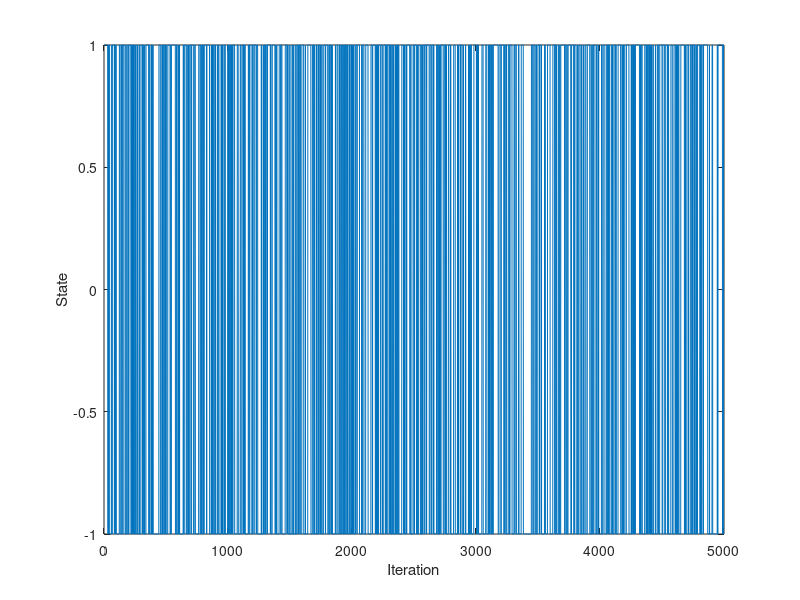

Source code (MATLAB): (Note: this script raises an error after producing the figure.)
%
% Time series analysis
% Computer exercise 3  X
%
%
clear; 
close all;
% addpath('functions', '/data')     % Add this line to update the path
addpath('../functions', '../data')     % Add this line to update the path (Hanna)

%% Prep 1 - Kalman

% The Kalman filter

% Simulate N samples of a process to test our code
N = 1000;
A_sim = [1 -1.79 0.84];
e = 0.1*randn(N,1);
y = filter(A_sim, 1, e); % y is our simulated data (tested via pzmap that we got the poles in the right places)

% Define the state space equations
A = eye(2);
Re = [1e-6 0; 0 1e-6];      % State covariance matrix (We suspect zero values for parameters that don't change over time)
Rw = 1;                     % Observation variance, we think 0 for simulated data

% Set some initial values
xt_t1 = [0 0]'; % Initial state values: m0, expected value of x1 (WE CHANGED FROM xtt_1)
Rxx_1 = 10 * eye(2); % Initial state variance: Var X1, large V0 --> small trust in initial values

% Vectors to store values in
Xsave = zeros(2,N); % Stored states: For an AR(2) we have two hidden states, a1 and a2
ehat = zeros(1,N); % Prediction residual
yt1 = zeros(1,N); % One step prediction
yt2 = zeros(1,N); % Two step prediction

% The filter uses data up to time t-1 to predict value at t, then update
% using the prediction error. We start from t = 3, because we don't have
% the y values for t-3. We also stop at N - 2 as we don't have the true
% y-values for e.g. N + 1. 

for t=3:N-2
    Ct = [-y(t-1) -y(t-2)]; % C_{t | t-1}
    yhat(t) = Ct * xt_t1; % y_t{t | t-1}
    ehat(t) = y(t) - yhat(t); % e_t = y_t - y_{t | t-1}

    % Update
    Ryy = Ct * Rxx_1 * Ct' + Rw; % R^{yy}_{t | t-1}
    Kt = Rxx_1 * Ct' / Ryy; % K_t = Rxx{t| t-1} * Ct' * Ryy{t | t-1}
    xt_t = xt_t1 + Kt*ehat(t); %x_{t | t}
    Rxx = Rxx_1 - Kt * Ct * Rxx_1; % R^{xx}_{t | t}

    % Predict the next state
    xt_t1 = A * xt_t; % x_{t+1 | t}, don't forget to add B and U if needed
    Rxx_1 = A * Rxx * A' + Re; % R^{xx}_{t+1 | t}

    Xsave(:,t) = xt_t;

end

%% Prep 2 - Markov chain
clc;
close all;

% Simulate u_t where u_t is a Markov chain

% Define transition probabilities
p11 = 7/8;
p22 = 7/8;
p12 = 1/8;
p21 = 1/8; 

% Set number of interations
n = 5000;

% Preallocate a vector to store the states of the chain
u = zeros(1,n);

%Initialize state of the chain
state = 1;

% Simulate the chain
for t = 1:n
    u(t) = state; 

    % Draw a random number 
    r = rand();

    % Given state 1, transition to state 1 with prob p11
    % Given state 1, transition to state 2 with prob p12
    if state == 1 && r < p11
        state = 1; 
    elseif state == 1 && r >= p11
        state = -1;

    % Given state 2, transition to state 1 with prob p21
    % Given state 2, transition to state 2 with prob p22
    elseif state == -1 && r < p21
        state = 1;
    elseif state == -1 && r >= p21
        state = -1;

    end
end

% Plot state of chain at each iteration
plot(u)
xlabel('Iteration')
ylabel('State')

%% 2.1.1 Recursive least squares

load tar2.dat %AR(2) with one time-dependent param and one constant

load thx.dat %The correct parameter trajectories

figure(1);
subplot(211);
plot(tar2)
subplot(212);
plot(thx);


%% 2.1.2 Recursive estimation of A(z)
clc; 
close all; 


X = recursiveAR(2); %Already implemented algorithm recursive AR
X.ForgettingFactor = 0.9; %Setting values for parts of the algo, lambda here
X.InitialA = [1 0 0]; %Initial values of A here

for kk=1:length(tar2)
    [Aest(kk,:), yhat(kk)] = step(X, tar2(kk));
end

%Testing different values for lamdba and plotting the result -- lambda 0.9
%seems to be the best, but very volatile estimate. 

%Question: Why do we get a lower value with lambda 1 than what we should
%expect? 
figure(1);
subplot(211);
plot(Aest(:,2:3))
subplot(212);
plot(thx);

%% 2.1.3 Finding optimal lambda via least squares
clc; 
close all;

n = 100;
lambda_line = linspace(0.85,1,n); %Creating a row vector of n different lambdas between 0.85 and 1
ls2 = zeros(n,1); %Initial ls estimator
yhat = zeros(n,1); %Storage for yhat

for i = 1:length(lambda_line) %Re-run the algorithm for all different lambda estimates
    reset(X);
    X.ForgettingFactor = lambda_line(i);
    X.InitialA = [1 0 0];
    for kk = 1:length(tar2)
        [~, yhat(kk)] = step(X,tar2(kk)); 
    end
    ls2(i) = sum((tar2-yhat).^2); %Saving the least square term for each lambda

end

plot(lambda_line,ls2) %The best lambda will have the lowest ls2 value
[minls2, minindex] = min(ls2);
minlambda = lambda_line(minindex)

%% 2.2 Kalman filtering of time series
clc; 
close all;

% The Kalman filter
N = length(tar2);
y = tar2;

% Define the state space equations
A = eye(2);
Re = [0.004 0; 0 0]; % State covariance matrix (zero values for parameters that don't change over time)
Rw = 1; % Observation variance, we think 0 for simulated data

% Set some initial values
xt_t1 = [0 0]'; % Initial state values: m0, expected value of x1 (WE CHANGED FROM xtt_1)
Rxx_1 = 10 * eye(2); % Initial state variance: Var X1, large V0 --> small trust in initial values

% Vectors to store values in
Xsave = zeros(2,N); % Stored states: For an AR(2) we have two hidden states, a1 and a2
ehat = zeros(1,N); % Prediction residual
yt1 = zeros(1,N); % One step prediction
yt2 = zeros(1,N); % Two step prediction

% The filter uses data up to time t-1 to predict value at t, then update
% using the prediction error. We start from t = 3, because we don't have
% the y values for t-3. We also stop at N - 2 as we don't have the true
% y-values for e.g. N + 1. 

for t=3:N %Note that we're not using N-2 here. Why? 
    Ct = [-y(t-1) -y(t-2)]; % C_{t | t-1}
    yhat(t) = Ct * xt_t1; % y_t{t | t-1}
    ehat(t) = y(t) - yhat(t); % e_t = y_t - y_{t | t-1}

    % Update
    Ryy = Ct * Rxx_1 * Ct' + Rw; % R^{yy}_{t | t-1}
    Kt = Rxx_1 * Ct' / Ryy; % K_t = Rxx{t| t-1} * Ct' * Ryy{t | t-1}
    xt_t = xt_t1 + Kt*ehat(t); %x_{t | t}
    Rxx = Rxx_1 - Kt * Ct * Rxx_1; % R^{xx}_{t | t}

    % Predict the next state
    xt_t1 = A * xt_t; % x_{t+1 | t}, don't forget to add B and U if needed
    Rxx_1 = A * Rxx * A' + Re; % R^{xx}_{t+1 | t}

    Xsave(:,t) = xt_t;

end

figure(1);
subplot(211);
plot(Xsave')
subplot(212);
plot(thx);

%% 2.3 Using Kalman filter for 2-step prediction
close all;

% Simulating data
rng(0);
N = 10000;
ee = 0.1*randn(N,1);
A0 = [1 -0.8 0.2];
y = filter(1, A0, ee);

% Define the state space equations.
A = eye(2);
Re = [1e-6 0; 0 1e-6];
Rw = .10; %We got a better predictions with Rw = 1 and 10. 

% Set some initial values
xt_t1 = [0 0]'; % Initial state values: m0, expected value of x1 (WE CHANGED FROM xtt_1)
Rxx_1 = 10 * eye(2); % Initial state variance: Var X1, large V0 --> small trust in initial values

% Vectors to store values in
Xsave = zeros(2,N); % Stored states: For an AR(2) we have two hidden states, a1 and a2
ehat = zeros(1,N); % Prediction residual
yt1 = zeros(1,N); % One step prediction
yt2 = zeros(1,N); % Two step prediction

% The filter uses data up to time t-1 to predict value at t, then update
% using the prediction error. We start from t = 3, because we don't have
% the y values for t-3. We also stop at N - 2 as we don't have the true
% y-values for e.g. N + 1. 

for t=3:N-2 %Why N-2 and not -1?
    Ct = [-y(t-1) -y(t-2)]; % C_{t | t-1}
    yhat(t) = Ct * xt_t1; % y_t{t | t-1}
    ehat(t) = y(t) - yhat(t); % e_t = y_t - y_{t | t-1}

    % Update
    Ryy = Ct * Rxx_1 * Ct' + Rw; % R^{yy}_{t | t-1}
    Kt = Rxx_1 * Ct' / Ryy; % K_t = Rxx{t| t-1} * Ct' * Ryy{t | t-1}
    xt_t = xt_t1 + Kt*ehat(t); %x_{t | t}
    Rxx = Rxx_1 - Kt * Ct * Rxx_1; % R^{xx}_{t | t}

    % Predict the next state
    xt_t1 = A * xt_t; % x_{t+1 | t}, don't forget to add B and U if needed
    Rxx_1 = A * Rxx * A' + Re; % R^{xx}_{t+1 | t}

    % Form 2-step prediction
    Ct1 = [-y(t) -y(t-1)]; % C_{t+1 | t}
    yt1(t+1) = Ct1 * xt_t; % y_{t+1 | t} = C_{t+1|t} x_{t|t}, %this holds as 
    % x_t is assumed to be constant over time, 
    % i.e. the parameters are not changing in this case

    Ct2 = [-yt1(t+1) -y(t)]; %C_{t+2 | t} %Why does this work - having yt1 here?
    yt2(t+2) = Ct2 * xt_t; % y_{t+2|t} = C_{t+2|t} x_{t|t}
    

    Xsave(:,t) = xt_t;

end

figure(1)
plot(y(end-100-2:end-2))
hold on
plot(yt1(end-100-1:end-1),'g')
plot(yt2(end-100:end),'r')
hold off
legend('y', 'k=1', 'k=2')

figure(2)
plot(Xsave')

%Compute sum of ehat for last 200 samples, why not all? 
sum(ehat(end-200:end))
ehat1 = y(2:end)' - yt1(1:end-1);
ehat2 = y(3:end)' - yt2(1:end-2);
ehat1_sumsq = sum(ehat1(end-200:end).^2)
ehat2_sumsq = sum(ehat2(end-200:end).^2)

%% 2.4 Quality control of a process - simulate the process

% Initial values
b = 20;
sigma2e = 1;
sigma2v = 4;
N = 5000;
rng(0);

% Simulate x as an AR(1)
e = sqrt(sigma2e)*randn(N,1);
A = [1 -1];
x = filter(1, A, e);

% Simulate y = x + bu + v
v = sqrt(sigma2v)*randn(N,1);
y = zeros(N,1);

for t = 1:N
    y(t) = x(t) + b*u(t) + v(t);
end

%% 2.4 Continued, find x and b

% Define the state space equations.
A = eye(2);
Re = [1e-2 0; 0 0];
Rw = 1; 

% Set some initial values
xt_t1 = [0 15]'; % Initial state values
Rxx_1 = 10 * eye(2); % Initial state variance: Var X1, large V0 --> small trust in initial values

% Vectors to store values in
Xsave = zeros(2,N); % Stored states: For an AR(2) we have two hidden states, a1 and a2
ehat = zeros(1,N); % Prediction residual

for t=1:N
    Ct = [1 u(t)]; % C_{t | t-1}
    yhat(t) = Ct * xt_t1; % y_t{t | t-1} SHOULD WE INCORPORATE Vt?
    ehat(t) = y(t) - yhat(t); % e_t = y_t - y_{t | t-1}

    % Update
    Ryy = Ct * Rxx_1 * Ct' + Rw; % R^{yy}_{t | t-1}
    Kt = Rxx_1 * Ct' / Ryy; % K_t = Rxx{t| t-1} * Ct' * Ryy{t | t-1}
    xt_t = xt_t1 + Kt*ehat(t); %x_{t | t}
    Rxx = Rxx_1 - Kt * Ct * Rxx_1; % R^{xx}_{t | t}

    % Predict the next state
    xt_t1 = A * xt_t; % x_{t+1 | t}, don't forget to add B and U if needed
    Rxx_1 = A * Rxx * A' + Re; % R^{xx}_{t+1 | t}
    
    Xsave(:,t) = xt_t;

end

figure(1);
subplot(211);
plot(Xsave')
subplot(212);
plot(x);
yline(b);

%% 2.5 Recursive temperature modelling - Plot the data
close all;
clc;
clear;

load svedala94.mat

% Plot the data
figure(1)
y = svedala94;
plot(y)
figure(2)
y = svedala94;
T1 = linspace(datenum(1994,1,1),datenum(1994,12,31), length(svedala94)); % Get months on x-axis
plot(T1,y);
datetick('x');
title('Raw data')

%% 2.5.1 Recursive temperature modelling - Differentiate
close all; 

% Remove seasonality
D = [1 zeros(1,5) -1];
y_d = filter(D, 1, y); % Differentiate temperature with nabla 6
y_d = y_d(length(D):end); % Remove initial samples
T = linspace(datenum(1994,1,1),datenum(1994,12,31),length(y_d)); % Get months for x-axis

%Plot the data
figure(2)
plot(T,y_d)
datetick('x');
title('Differentiated data')

%% 2.5.2 Recursive temperature modelling - Fit ARMA
close all; 

% Fit ARMA(2,2) Do this for (i) entire year, (ii) January to March, (iii) June to August 
th = armax(y_d ,[2 2]);
th_winter = armax( y_d(1:540) ,[2 2]);
th_summer = armax( y_d(907:1458) ,[2 2]);

present(th)
present(th_winter)
present(th_summer) % Ma(2) not significant, much higher FPE

%% 2.5.3 recursiveARMA

% Polynomials from 2.5.2 
X = recursiveARMA([2 2]);
X.InitialA = [1 th_winter.A(2:end)];        % Use the parameters from winter as initial guess
X.InitialC = [1 th_winter.C(2:end)];        % Use the parameters from winter as initial guess
X.ForgettingFactor = 0.99;
for k=1:length( y_d )
    [Aest(k,:) ,Cest(k,:) ,yhat(k)] = step( X, y_d(k) );
end

subplot 311
plot(T1, svedala94 );
datetick( 'x')
subplot 312
plot(Aest(: ,2:3))
hold on
plot(repmat(th_winter.A(2:end),[length(y_d) 1]),'g:'); 
plot(repmat(th_summer.A(2:end),[length(y_d) 1]),'r:'); 
axis tight
title('A est')
hold off
subplot 313 
plot(Cest(:,2:3))
hold on
plot(repmat(th_winter.C(2:end),[length(y_d) 1]),'g:'); 
plot(repmat(th_summer.C(2:end),[length(y_d) 1]),'r:'); 
axis tight
title('C est')
hold off

% Does it converge to the same values as 
% A polynomial close to summer polynomial during months and converges to
% winter polynomial in the end
% C polynomial is not as good during summer months - makes sense as this
% was not that good of a model (high FPE)
% Yes th_winter and th_summer seem to be different proceess

%% 2.6 Recursive temperature modeling, ARMAX
clear; 
close all; 

% Looking at one part of data and removing the (constant) mean 
load svedala94
y = svedala94(850:1100);
figure(1)
plot(y)
axis tight
y_m = y - mean(y);
figure(2)
plot(y_m)
axis tight
figure(3)
%%
histogram(y)
checkIfNormal(y, 'ElGeneina rain_org')

%% 2.6.2 Signusoidal input ARMAX
close all;
% Instead of differentiation will use sinusoidal signal as input. 
% since the phase of the oscillation is unknown, we will use a combination 
% of a sine and a cosine signals.

t = (1:length(y_m))';
U = [sin(2*pi*t/6) cos(2*pi*t/6)];
Z = iddata(y_m,U);          % Data object of the data and the sinusoidal signal (input and data)
model = [3 [1 1] 4 [0 0]];    
       % [na [nb1 nb2] nc [nk1 nk2]];     
       % nb is coefficent before input signal (here cosinus and sinus)
       % nk is the shift (in this calse zero) 

% Estimate the coefficients for the sines and cosines 
thx = armax(Z,model);

hold on
plot(y_m)
plot(U.*cell2mat(thx.b)) % Plotting the seasonal function
axis tight
hold off 

%% 2.6.3 Varying mean - Signusoidal input ARMAX
close all; 

U = [sin(2*pi*t/6) cos(2*pi*t/6) ones(size(t))]; % the ones are for removing the mean 
Z = iddata(y_m, U);   % Y OR YM??? (Y_M FITS BETTER BUT Y MAKES MORE SENSE) 
m0 = [thx.A(2:end) cell2mat(thx.B) 0 thx.C(2:end)];  % is the 0 for adding one more input? 
Re = diag([0 0 0 0 0 1 0 0 0 0]); % only time dependent coefficient is the mean,
                                 % if lth diagonal index of Re is non-zero, 
                                 % it is assumed to vary over time, otherwise not.
model = [3 [1 1 1] 4 0 [0 0 0] [1 1 1]];    % here nk is 1 1 1 insted of 0  as given in instructions (limitations in rpem)
[thr, yhat] = rpem(Z, model, 'kf', Re, m0);

%% 2.6.4 Construct part of the temperature that is due to the varying mean and sine/cosine signals 
close all; 

m = thr(:,6);       % our varying mean
a = thr(end,4);     % converged value of sinuscoefficient
b = thr(end,5);     % converged value of cosinuscoefficient
y_mean = m + a*U(:,1)+b*U(: ,2); 
y_mean = [0; y_mean(1:end-1)];

hold on
plot(y_m)
plot(y_mean)
hold off

%% 2.6.5 Modelling using entire year
clear;
close all; 
load svedala94.mat;
y = svedala94; 
y = y-y(1);

% Remove seasonality (from 2.5)
% D = [1 zeros(1,5) -1];
% y_d = filter(D, 1, y); % Differentiate temperature with nabla 6
% y_d = y_d(length(D):end); % Remove initial samples

%% 2.6.5 Create Initial model (to get starting values, now constant mean) 
t = (1:length(y))';
U = [sin(2*pi*t/6) cos(2*pi*t/6)];
Z = iddata(y,U);          % Data object of the data and the sinusoidal signal (input and data)
model = [3 [1 1] 4 [0 0]];  

thx = armax(Z,model);     % Estimate the coefficients for the sines and cosines 

hold on
plot(y)
plot(U.*cell2mat(thx.b))  % Plotting the seasonal function
axis tight
hold off  

%% 2.6.5 Kalman filtering for varying the mean 
close all;
t = (1:length(y))';     % as above
U = [sin(2*pi*t/6) cos(2*pi*t/6) ones(size(t))]; % the ones are for removing the mean 
Z = iddata(y, U);   % data and input data
m0 = [thx.A(2:end) cell2mat(thx.B) 0 thx.C(2:end)];  % is the 0 for adding one more input? 
Re = diag([0 0 0 0 0 1 0 0 0 0]); 
model = [3 [1 1 1] 4 0 [0 0 0] [1 1 1]];    % here nk is 1 1 1 insted of 0  as given in instructions (limitations in rpem)
[thr, yhat] = rpem(Z, model, 'kf', Re, m0);

%% 2.6.5 Construct part of the temperature that is due to the varying mean and sine/cosine signals 
close all; 

m = thr(:,6);       % our varying mean
a = thr(end,4);     % converged value of sinuscoefficient
b = thr(end,5);     % converged value of cosinuscoefficient
y_mean = m + a*U(:,1)+b*U(: ,2); 
y_mean = [0; y_mean(1:end-1)];

hold on
plot(y)
plot(y_mean)
hold off
